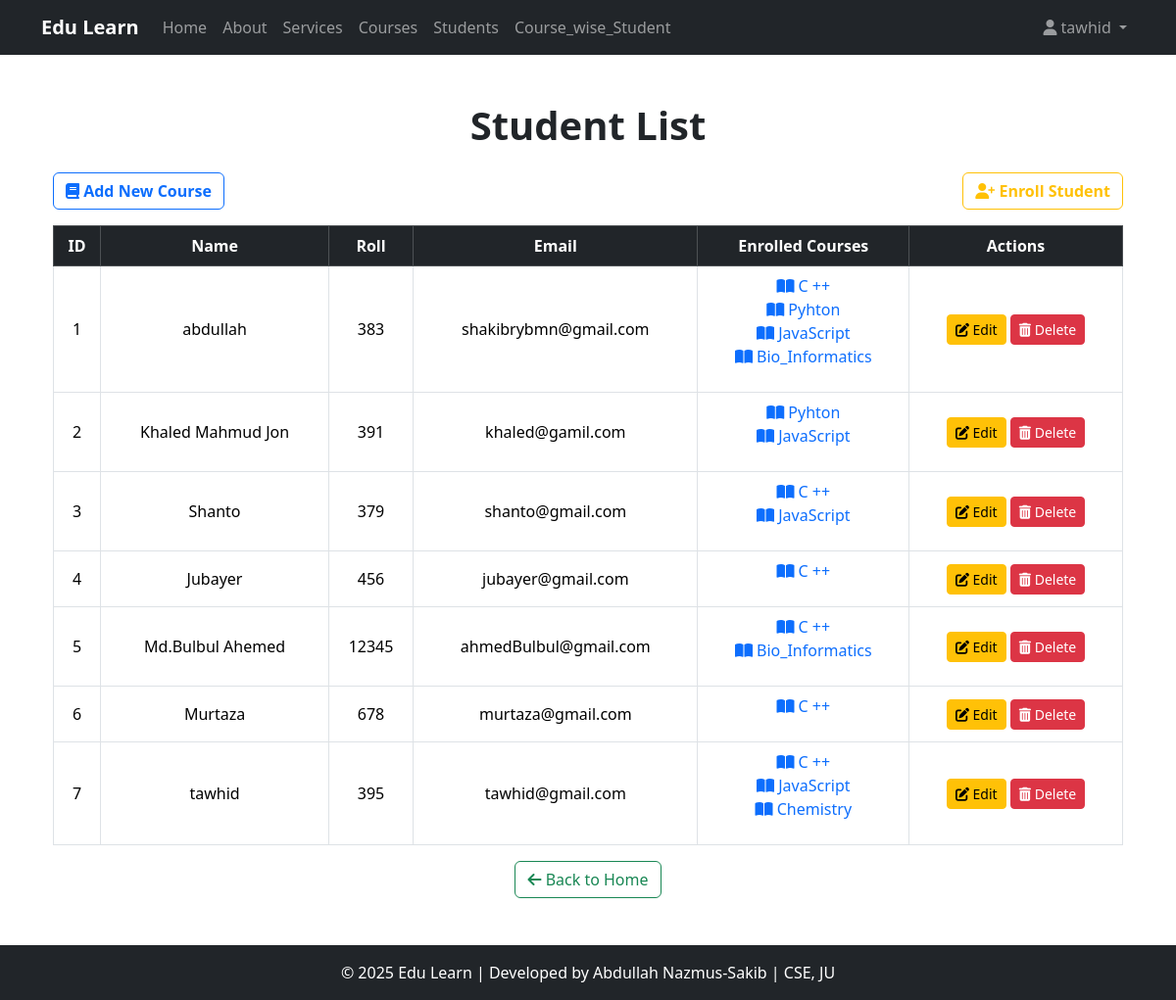
Page /student_list/ (signed in) on the earlier database version.
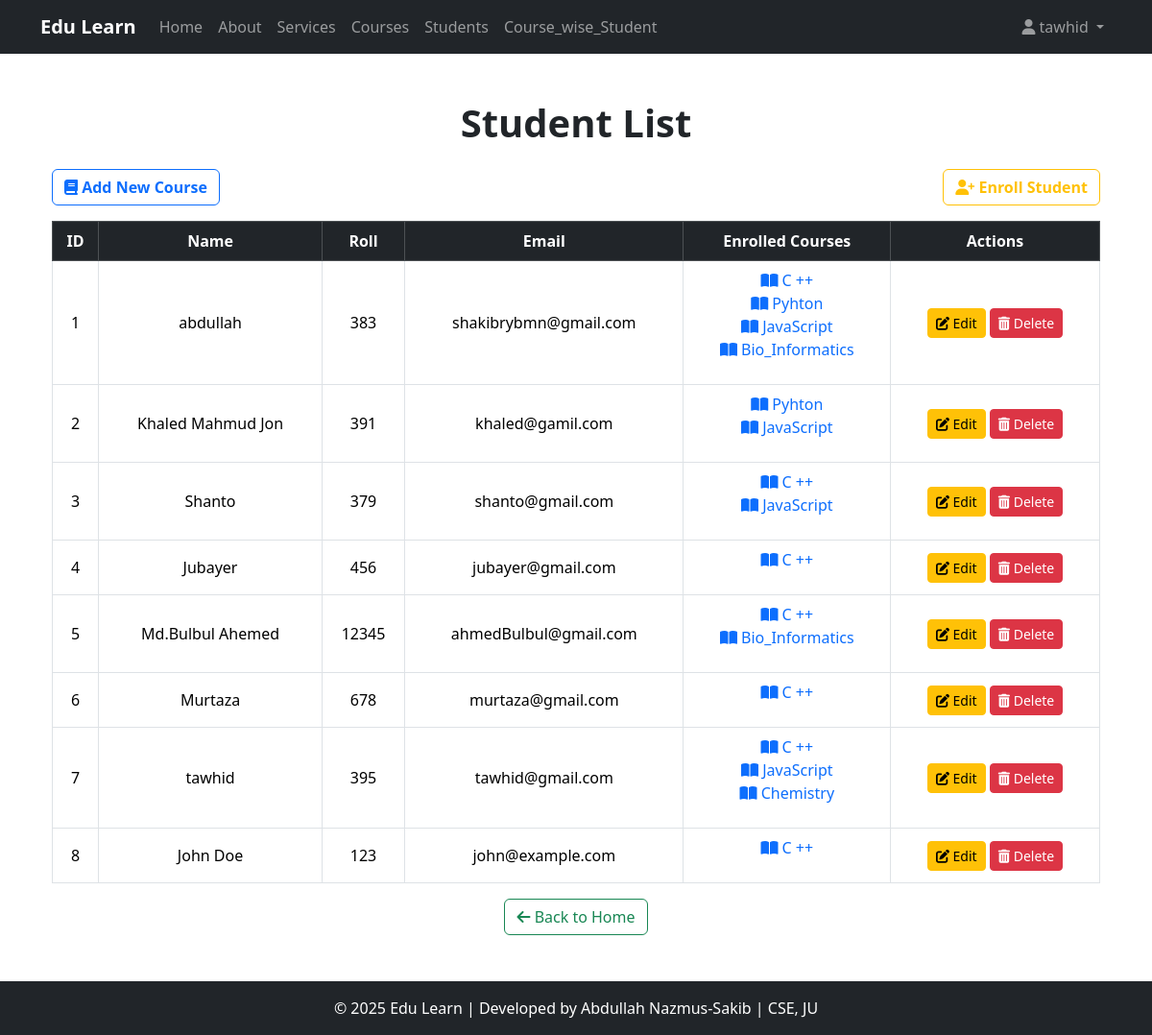
Same page on the later database version.
### Course_app/models.py (models this page shows, shortened)
class Student(models.Model):
    user = models.OneToOneField(User, on_delete=models.CASCADE,null=True,blank=True)
    name = models.CharField(max_length=30)
    roll = models.IntegerField()
    email = models.EmailField(max_length=60,unique=True)
    enrolled_courses = models.ManyToManyField(Course, related_name="students")  # ✅ Changed related_name to plural
    completed_lesson = models.ManyToManyField(Lesson,related_name='completed_by',blank=True)

class Course(models.Model):
    title = models.CharField(max_length=25)
    descriptions = models.TextField()
    durations = models.IntegerField(help_text="Durations in hours")
    thumbnail = models.ImageField(upload_to="courses_thumbnail/", null=True, blank=True)
    created_at = models.DateTimeField(auto_now_add=True,null=True,blank=True)

### Course_app/views.py (the view)
# urls.py: path('student_list/',views.student_list,name='student_list'),
@login_required(login_url='login_user')
def student_list(request):
    students = Student.objects.all()
    context = {
        'check':1,
        'students':students
    }
    return render(request,html_path_for_student_list,context)

### templates/Course_app/student_list.html (shortened to what this page needs)
{% extends 'Course_app/base.html' %}
{% block content %}
<div class="container">
    <div class="text-center mb-4">
        <h1 class="fw-bold">
            {% if check == 2 %}
                Enrolled Students in <span class="text-danger">"{{ course.title }}"</span> Course
            {% elif check == 3 %}
                Student Information
            {% elif check == 1 %}
                Student List
            {% endif %}
        </h1>
    </div>
    <div class="d-flex justify-content-between mb-3">
        <a href="{% url 'create_course' %}" class="btn btn-outline-primary fw-bold">
            <i class="fas fa-book"></i> Add New Course
        </a>
        <a href="{% url 'Enroll_student' %}" class="btn btn-outline-warning fw-bold">
            <i class="fas fa-user-plus"></i> Enroll Student
        </a>
    </div>
    <div class="table-responsive">
        <table class="table table-bordered table-hover text-center align-middle">
            <thead class="table-dark">
                <tr>
                    <th>ID</th>
                    <th>Name</th>
                    <th>Roll</th>
                    <th>Email</th>
                    <th>Enrolled Courses</th>
                    <th>Actions</th>
                </tr>
            </thead>
            <tbody>
                {% if check == 3 %}
                    <tr>
                        <td>{{ student.id }}</td>
                        <td>{{ student.name }}</td>
                        <td>{{ student.roll }}</td>
                        <td>{{ student.email }}</td>
                        <td>
                            <ul class="list-unstyled">
                                {% for course in student.enrolled_courses.all %}
                                    <li>
                                        <a href="{% url 'coursedetails' course.id %}" class="text-decoration-none text-primary">
                                            <i class="fas fa-book-open"></i> {{ course.title }}
                                        </a>
                                    </li>
                                {% endfor %}
                            </ul>
                        </td>
                        <td>
                            <a href="{% url 'update_student' student.id %}" class="btn btn-sm btn-warning">
                                <i class="fas fa-edit"></i> Edit
                            </a>
                            <form action="{% url 'delete_student' student.id %}" class="d-inline">
                                {% csrf_token %}
                                <button type="submit" class="btn btn-sm btn-danger">
                                    <i class="fas fa-trash-alt"></i> Delete
                                </button>
                            </form>
                        </td>
                    </tr>
                {% else %}
                    {% for student in students %}
                        <tr>
                            <td>{{ forloop.counter }}</td>
                            <td>{{ student.name }}</td>
                            <td>{{ student.roll }}</td>
                            <td>{{ student.email }}</td>
                            <td>
                                <ul class="list-unstyled">
                                    {% for course in student.enrolled_courses.all %}
                                        <li>
                                            <a href="{% url 'coursedetails' course.id %}" class="text-decoration-none text-primary">
                                                <i class="fas fa-book-open"></i> {{ course.title }}
                                            </a>
                                        </li>
                                    {% endfor %}
                                </ul>
                            </td>
                            <td>
                                <a href="{% url 'update_student' student.id %}" class="btn btn-sm btn-warning">
                                    <i class="fas fa-edit"></i> Edit
                                </a>
                                <form action="{% url 'delete_student' student.id %}" class="d-inline">
                                    <button type="submit" class="btn btn-sm btn-danger">
                                        <i class="fas fa-trash-alt"></i> Delete
                                    </button>
                                </form>
                            </td>
                        </tr>
                    {% endfor %}
                {% endif %}
            </tbody>
        </table>
    </div>
    <div class="d-flex justify-content-center">
        <a href="{% url 'course_list' %}" class="btn btn-outline-success">
            <i class="fas fa-arrow-left"></i> Back to Home
        </a>
    </div>
</div>
{% endblock content %}

### templates/Course_app/base.html (shortened to what this page needs)
<!DOCTYPE html>
<html lang="en">
<head>
    {% load static %}
    <link href="https://cdn.jsdelivr.net/npm/bootstrap@5.3.3/dist/css/bootstrap.min.css" rel="stylesheet">
    <link rel="stylesheet" href="{% static 'Course_app/css/base.css' %}">
    <link rel="stylesheet" href="https://cdnjs.cloudflare.com/ajax/libs/font-awesome/6.7.2/css/all.min.css">
</head>
<body>
    {% include 'Course_app/navbar.html' %}
    <div class="container my-5 content-wrapper">
        {% block content %}{% endblock content %}
    </div>
    <footer class="bg-dark text-white text-center py-3">
        <p class="mb-0">&copy; 2025 Edu Learn | Developed by Abdullah Nazmus-Sakib | CSE, JU</p>
    </footer>
</body>
</html>

### templates/Course_app/navbar.html (shortened to what this page needs)
<nav class="navbar navbar-expand-lg navbar-dark bg-dark">
    <div class="container">
        <a class="navbar-brand fw-bold" href="{% url 'course_list' %}">Edu Learn</a>
        <div class="collapse navbar-collapse" id="navbarNav">
            <ul class="navbar-nav me-auto">
                <li class="nav-item">
                    <a class="nav-link {% if request.path == '/' %}active{% endif %}" href="{% url 'course_list' %}">Home</a>
                </li>
                <li class="nav-item">
                    <a class="nav-link" href="{% url 'about' %}">About</a>
                </li>
                <li class="nav-item">
                    <a class="nav-link" href="{% url 'services' %}">Services</a>
                </li>
                <li class="nav-item">
                    <a class="nav-link" href="{% url 'course_list' %}">Courses</a>
                </li>
                <li class="nav-item">
                    <a class="nav-link" href="{% url 'student_list' %}">Students</a>
                </li>
                <li class="nav-item">
                    <a class="nav-link" href="{% url 'Course_wise_Student' %}">Course_wise_Student</a>
                </li>
            </ul>
            <ul class="navbar-nav">
                <li class="nav-item dropdown">
                    <a class="nav-link dropdown-toggle" href="#" id="userDropdown" role="button" data-bs-toggle="dropdown" aria-expanded="false">
                        <i class="fas fa-user"></i>
                        {% if request.user.is_authenticated %}
                        {{ request.user.username }}
                        {% else %}
                            Account
                        {% endif %}
                    </a>
                </li>
            </ul>
        </div>
    </div>
</nav>

### static/Course_app/css/base.css (style rules this page uses)
html, body { height: 100%; }
body { display: flex; flex-direction: column; }
.content-wrapper { flex: 1; }
footer { margin-top: auto; }

Differences in the rows shown:
added Student: name "John Doe", roll "123", email "john@example.com", Course (title "C ++")
